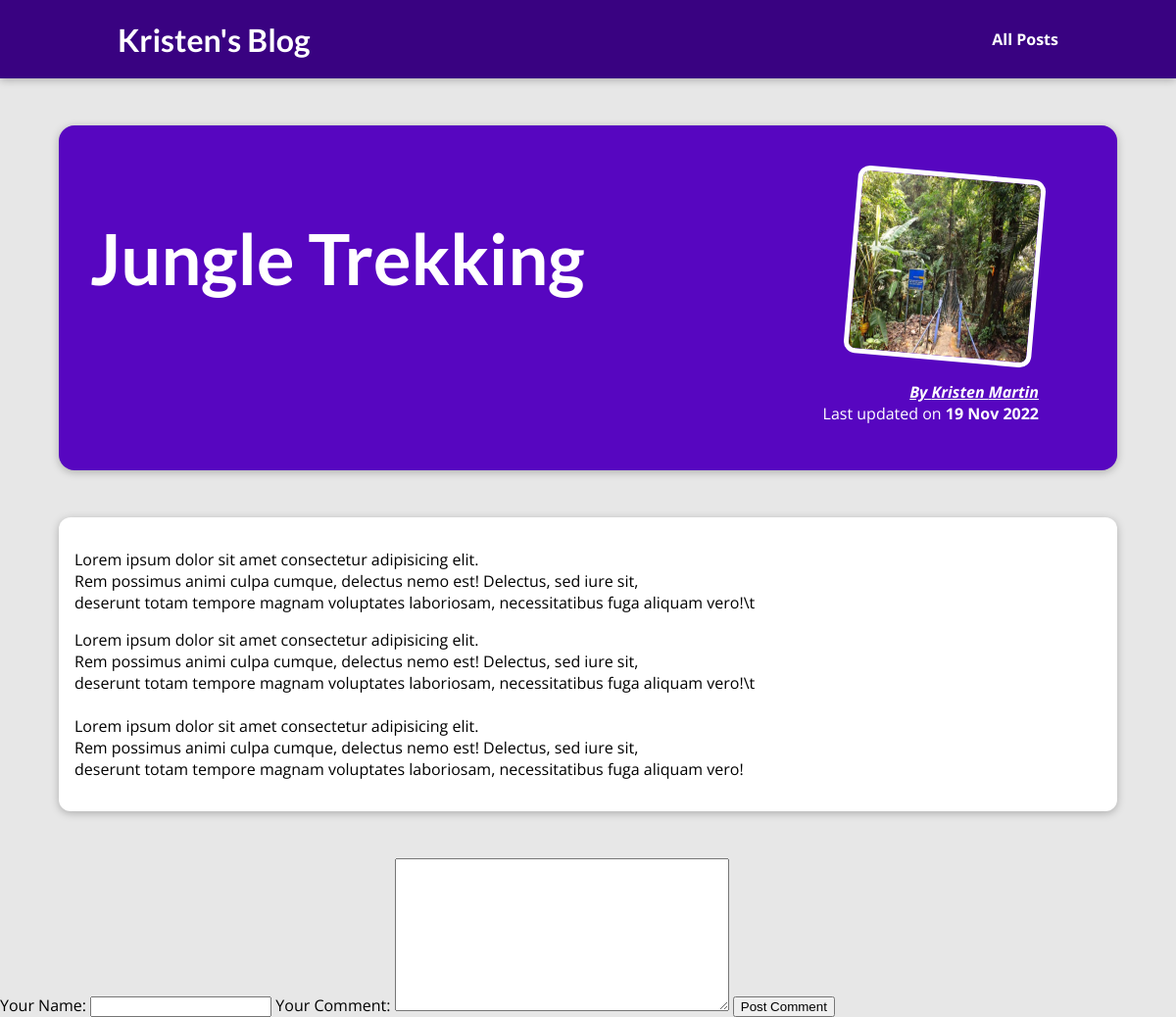
/posts/jungle-trekking/, run on an earlier commit of the app's database.
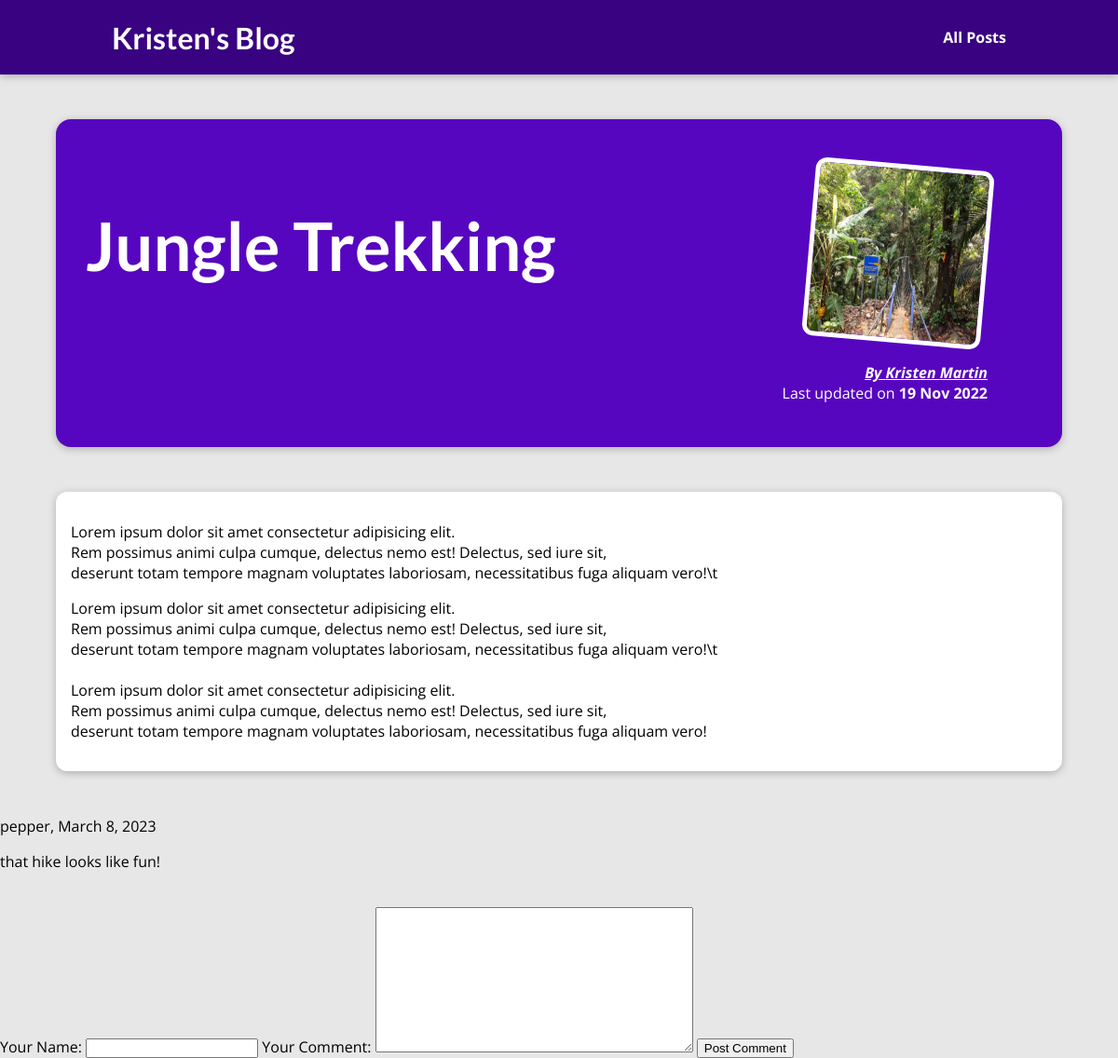
And on a later commit of the database.
### blog/models.py (models this page shows, shortened)
class Post(models.Model):
    title = models.CharField(max_length=140)
    excerpt = models.CharField(max_length=300)
    image_name = models.ImageField(upload_to="images", null=True)
    date = models.DateField()
    slug = models.CharField(max_length=200, default="", unique=True, db_index=True)
    content = models.TextField()
    author = models.ForeignKey(Author, null=True, on_delete=models.SET_NULL)
    tags = models.ManyToManyField(Tag, blank=True)

class Author(models.Model):
    first_name = models.CharField(max_length=50)
    last_name = models.CharField(max_length=50)
    email_address = models.EmailField(max_length=75)

class Comment(models.Model):
    user_name = models.CharField(max_length=30)
    comment_content = models.TextField(max_length=200)
    date = models.DateField(auto_now=True)
    post_id = models.IntegerField()

### blog/views.py (the view)
# urls.py: path("posts/<slug:slug>/", views.GetPost.as_view(), name="post")
class GetPost(DetailView):
    model = Post
    template_name = "blog/post.html"
    def get_context_data(self, **kwargs):
        context = super().get_context_data(**kwargs)
        context["form"] = CommentForm()
        context["comments"] = Comment.objects.filter(post_id=self.object.id)
        context["tags"] = self.object.tags.all()
        loaded_post = self.object
        return context
    def post(self, request, slug):
        specific_post = get_object_or_404(Post, slug=slug)
        form = CommentForm(request.POST)
        comments = Comment.objects.filter(post_id=specific_post.id)
        post_tags = specific_post.tags.all()
        if form.is_valid():
            new_data = form.cleaned_data
            name = new_data["user_name"]
            content = new_data["comment_content"]
            post_id = specific_post.id
            new_comment = Comment(user_name=name, comment_content=content, post_id=post_id)
            new_comment.save()
            form = CommentForm()
            return render(request, "blog/post.html", {"post": specific_post, "form": form, "comments": comments, "tags": post_tags})
        else:
            return render(request, "blog/post.html", {"post": specific_post, "form": form, "comments": comments, "tags": post_tags})

### blog/forms.py
class CommentForm(forms.ModelForm):
    class Meta:
        model = Comment
        fields = "__all__"
        exclude = ["date", "post_id"]
        labels = {"user_name": "Your Name", "comment_content": "Your Comment"}

### blog/templates/blog/post.html (shortened to what this page needs)
{% extends "base.html" %}
{% load static %}
{% block page_css %}
    <link rel="stylesheet" href="{% static 'blog/post-detail.css' %}">
{% endblock %}
{% block content %}
{% include "blog/includes/header.html" %}
    <section id="summary">
        <h2>{{ post.title }}</h2>
        <article>
            <img src="{{ post.image_name.url }}" alt="Post {{ post.title }}" />
            <address><a href="mailto:{{post.author.email_address}}">By {{ post.author.first_name }} {{ post.author.last_name }}</a></address>
            <div>
                Last updated on <time>{{ post.date|date:"d M Y" }}</time>
            </div>
        </article>
    </section>
    <main>
            <p>{{ post.content|linebreaks }}</p>
    </main>
    {% for comment in comments %}
        <p>{{comment.user_name}}, {{comment.date}}</p>
        <p>{{comment.comment_content}}</p>
        <br>
    {% endfor %}
    <form action="/posts/{{post.slug}}/" method="POST">
        {{ form }}
        <button type="submit">Post Comment</button>
    </form>
{% endblock %}

### templates/base.html (shortened to what this page needs)
{% load static %}
<!DOCTYPE html>
<html lang="en">
<head>
    <link rel="stylesheet" href="{% static 'app.css' %}">
    {% block page_css %}
    {% endblock %}
</head>
<body>
    {% block content %}
    {% endblock %}
</body>
</html>

### blog/templates/blog/includes/header.html
<header id="main-navigation">
    <h1><a href='{% url "index" %}'>Kristen's Blog</a></h1>
    <nav>
        <a href='{% url "posts" %}'>All Posts</a>
    </nav>
</header>

### static/app.css (style rules this page uses)
* { box-sizing: border-box; }
html { font-family: 'Open Sans', 'Lato', sans-serif; }
body { margin: 0; }
h1, h2, h3 { font-family: 'Lato', sans-serif; font-weight: bold; }
#main-navigation { width: 100%; height: 5rem; display: flex; justify-content: space-between; align-items: center; padding: 0 10%; position: absolute; top: 0; left: 0; }
#main-navigation a { text-decoration: none; color: white; font-weight: bold; }

### blog/static/blog/post-detail.css (style rules this page uses)
body { background-color: #e7e7e7; }
#main-navigation { background-color: #390281; box-shadow: 0 2px 8px rgba(0, 0, 0, 0.25); }
#summary { margin: 8rem auto 3rem auto; padding: 2rem; width: 90%; max-width: 90rem; border-radius: 16px; background-color: #5706c0; position: relative; box-shadow: 0 2px 8px rgba(0, 0, 0, 0.25); height: 22rem; }
#summary a { color:white; }
#summary h2 { color: white; font-size: 4.5rem; margin-bottom: 0.35rem; }
#summary article { position: absolute; top: 2rem; right: 3rem; padding: 1rem 2rem; border-radius: 12px; text-align: right; color: white; }
#summary article img { width: 12rem; height: 12rem; border-radius: 12px; transform: rotateZ(5deg); border: 5px solid white; margin-bottom: 1rem; }
#summary address { font-weight: bold; }
#summary time { font-weight: bold; }
main { width: 90%; max-width: 90rem; margin: 3rem auto; background-color: white; padding: 1rem; border-radius: 12px; box-shadow: 0 2px 8px rgba(0, 0, 0, 0.25); }

What changed in the data, as far as the page shows it:
added Comment: user_name "pepper", date "March 8, 2023", comment_content "that hike looks like fun!"
